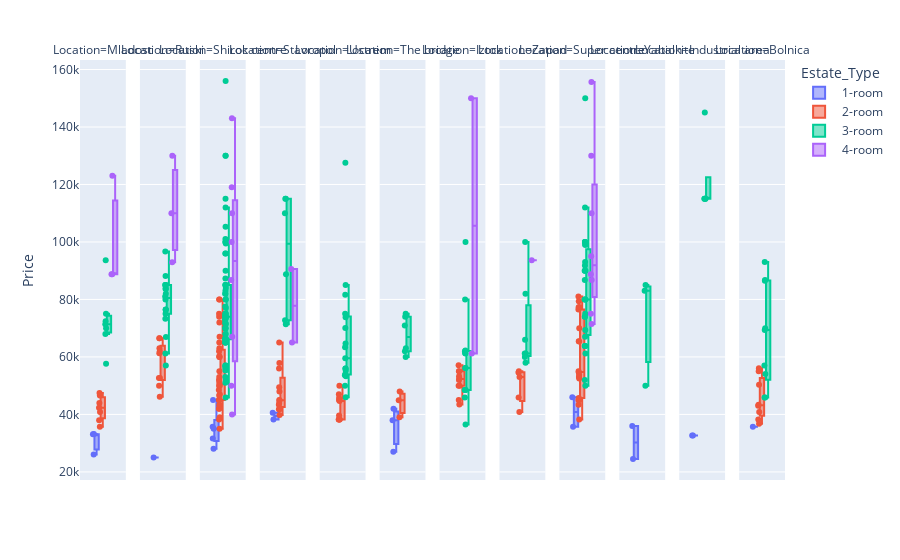

Notebook cell for this chart:
### Code cell
fig = px.box(df_estate_collection_all, y="Price", facet_col="Location", color = "Estate_Type" ,
             boxmode="group", points='all')

fig.show()

### Figure 1 — Plotly figure (JSON) as saved in the notebook; plotly's stock layout.template omitted (floating-point values rounded to 4 significant figures)
{"data": [{"alignmentgroup": "True", "boxpoints": "all", "hovertemplate": "Estate_Type= 1-room<br>Location=Mladost<br>Price=%{y}<extra></extra>", "legendgroup": " 1-room", "marker": {"color": "#636efa"}, "name": " 1-room", "notched": false, "offsetgroup": " 1-room", "orientation": "v", "showlegend": true, "type": "box", "x0": " ", "xaxis": "x", "y": [26020, 33061, 33163], "y0": " ", "yaxis": "y"}, {"alignmentgroup": "True", "boxpoints": "all", "hovertemplate": "Estate_Type= 1-room<br>Location=Ruski<br>Price=%{y}<extra></extra>", "legendgroup": " 1-room", "marker": {"color": "#636efa"}, "name": " 1-room", "notched": false, "offsetgroup": " 1-room", "orientation": "v", "showlegend": false, "type": "box", "x0": " ", "xaxis": "x2", "y": [25000], "y0": " ", "yaxis": "y2"}, {"alignmentgroup": "True", "boxpoints": "all", "hovertemplate": "Estate_Type= 1-room<br>Location=Shirok centre<br>Price=%{y}<extra></extra>", "legendgroup": " 1-room", "marker": {"color": "#636efa"}, "name": " 1-room", "notched": false, "offsetgroup": " 1-room", "orientation": "v", "showlegend": false, "type": "box", "x0": " ", "xaxis": "x3", "y": [28061, 31633, 35000, 35714, 45000], "y0": " ", "yaxis": "y3"}, {"alignmentgroup": "True", "boxpoints": "all", "hovertemplate": "Estate_Type= 1-room<br>Location=Stavropol<br>Price=%{y}<extra></extra>", "legendgroup": " 1-room", "marker": {"color": "#636efa"}, "name": " 1-room", "notched": false, "offsetgroup": " 1-room", "orientation": "v", "showlegend": false, "type": "box", "x0": " ", "xaxis": "x4", "y": [38265, 40561], "y0": " ", "yaxis": "y4"}, {"alignmentgroup": "True", "boxpoints": "all", "hovertemplate": "Estate_Type= 1-room<br>Location=The bridge<br>Price=%{y}<extra></extra>", "legendgroup": " 1-room", "marker": {"color": "#636efa"}, "name": " 1-room", "notched": false, "offsetgroup": " 1-room", "orientation": "v", "showlegend": false, "type": "box", "x0": " ", "xaxis": "x6", "y": [27000, 38000, 42000], "y0": " ", "yaxis": "y6"}, {"alignmentgroup": "True", "boxpoints": "all", "hovertemplate": "Estate_Type= 1-room<br>Location=Super centre<br>Price=%{y}<extra></extra>", "legendgroup": " 1-room", "marker": {"color": "#636efa"}, "name": " 1-room", "notched": false, "offsetgroup": " 1-room", "orientation": "v", "showlegend": false, "type": "box", "x0": " ", "xaxis": "x9", "y": [35714, 46000], "y0": " ", "yaxis": "y9"}, {"alignmentgroup": "True", "boxpoints": "all", "hovertemplate": "Estate_Type= 1-room<br>Location=Yabalkite<br>Price=%{y}<extra></extra>", "legendgroup": " 1-room", "marker": {"color": "#636efa"}, "name": " 1-room", "notched": false, "offsetgroup": " 1-room", "orientation": "v", "showlegend": false, "type": "box", "x0": " ", "xaxis": "x10", "y": [24490, 36000], "y0": " ", "yaxis": "y10"}, {"alignmentgroup": "True", "boxpoints": "all", "hovertemplate": "Estate_Type= 1-room<br>Location=Industrial area<br>Price=%{y}<extra></extra>", "legendgroup": " 1-room", "marker": {"color": "#636efa"}, "name": " 1-room", "notched": false, "offsetgroup": " 1-room", "orientation": "v", "showlegend": false, "type": "box", "x0": " ", "xaxis": "x11", "y": [32653, 32653], "y0": " ", "yaxis": "y11"}, {"alignmentgroup": "True", "boxpoints": "all", "hovertemplate": "Estate_Type= 1-room<br>Location=Bolnica<br>Price=%{y}<extra></extra>", "legendgroup": " 1-room", "marker": {"color": "#636efa"}, "name": " 1-room", "notched": false, "offsetgroup": " 1-room", "orientation": "v", "showlegend": false, "type": "box", "x0": " ", "xaxis": "x12", "y": [35714], "y0": " ", "yaxis": "y12"}, {"alignmentgroup": "True", "boxpoints": "all", "hovertemplate": "Estate_Type= 2-room<br>Location=Mladost<br>Price=%{y}<extra></extra>", "legendgroup": " 2-room", "marker": {"color": "#EF553B"}, "name": " 2-room", "notched": false, "offsetgroup": " 2-room", "orientation": "v", "showlegend": true, "type": "box", "x0": " ", "xaxis": "x", "y": [35714, 38000, 40816, 42347, 44000, 46600, 47449], "y0": " ", "yaxis": "y"}, {"alignmentgroup": "True", "boxpoints": "all", "hovertemplate": "Estate_Type= 2-room<br>Location=Ruski<br>Price=%{y}<extra></extra>", "legendgroup": " 2-room", "marker": {"color": "#EF553B"}, "name": " 2-room", "notched": false, "offsetgroup": " 2-room", "orientation": "v", "showlegend": false, "type": "box", "x0": " ", "xaxis": "x2", "y": [50000, 46112, 52640, 52700, 61300, 62000, 63000, 66500, 66500], "y0": " ", "yaxis": "y2"}, {"alignmentgroup": "True", "boxpoints": "all", "hovertemplate": "Estate_Type= 2-room<br>Location=Shirok centre<br>Price=%{y}<extra></extra>", "legendgroup": " 2-room", "marker": {"color": "#EF553B"}, "name": " 2-room", "notched": false, "offsetgroup": " 2-room", "orientation": "v", "showlegend": false, "type": "box", "x0": " ", "xaxis": "x3", "y": [72000, 45000, 52000, 60204, 35000, 38265, 38999, 42000, 42000, 43000, 43367, 45000, 45000, 45000, 46596, 47000, 48469, 50000, 50000, 51020, 53000, 55000, 60000, 60000, 62000, 63000, 65000, 67000, 73980, 75000, 80000, 80000], "y0": " ", "yaxis": "y3"}, {"alignmentgroup": "True", "boxpoints": "all", "hovertemplate": "Estate_Type= 2-room<br>Location=Stavropol<br>Price=%{y}<extra></extra>", "legendgroup": " 2-room", "marker": {"color": "#EF553B"}, "name": " 2-room", "notched": false, "offsetgroup": " 2-room", "orientation": "v", "showlegend": false, "type": "box", "x0": " ", "xaxis": "x4", "y": [41837, 39796, 41837, 43367, 44000, 44898, 45000, 48000, 49439, 56000, 57908, 65000], "y0": " ", "yaxis": "y4"}, {"alignmentgroup": "True", "boxpoints": "all", "hovertemplate": "Estate_Type= 2-room<br>Location=Ustrem<br>Price=%{y}<extra></extra>", "legendgroup": " 2-room", "marker": {"color": "#EF553B"}, "name": " 2-room", "notched": false, "offsetgroup": " 2-room", "orientation": "v", "showlegend": false, "type": "box", "x0": " ", "xaxis": "x5", "y": [38265, 38265, 38265, 38265, 39600, 44670, 44898, 45000, 45700, 46974, 50000], "y0": " ", "yaxis": "y5"}, {"alignmentgroup": "True", "boxpoints": "all", "hovertemplate": "Estate_Type= 2-room<br>Location=The bridge<br>Price=%{y}<extra></extra>", "legendgroup": " 2-room", "marker": {"color": "#EF553B"}, "name": " 2-room", "notched": false, "offsetgroup": " 2-room", "orientation": "v", "showlegend": false, "type": "box", "x0": " ", "xaxis": "x6", "y": [39000, 44898, 48000], "y0": " ", "yaxis": "y6"}, {"alignmentgroup": "True", "boxpoints": "all", "hovertemplate": "Estate_Type= 2-room<br>Location=Iztok<br>Price=%{y}<extra></extra>", "legendgroup": " 2-room", "marker": {"color": "#EF553B"}, "name": " 2-room", "notched": false, "offsetgroup": " 2-room", "orientation": "v", "showlegend": false, "type": "box", "x0": " ", "xaxis": "x7", "y": [43460, 45000, 50000, 50000, 52000, 52600, 53300, 55000, 55000, 57143], "y0": " ", "yaxis": "y7"}, {"alignmentgroup": "True", "boxpoints": "all", "hovertemplate": "Estate_Type= 2-room<br>Location=Zapad<br>Price=%{y}<extra></extra>", "legendgroup": " 2-room", "marker": {"color": "#EF553B"}, "name": " 2-room", "notched": false, "offsetgroup": " 2-room", "orientation": "v", "showlegend": false, "type": "box", "x0": " ", "xaxis": "x8", "y": [53000, 40816, 45918, 54592, 55000], "y0": " ", "yaxis": "y8"}, {"alignmentgroup": "True", "boxpoints": "all", "hovertemplate": "Estate_Type= 2-room<br>Location=Super centre<br>Price=%{y}<extra></extra>", "legendgroup": " 2-room", "marker": {"color": "#EF553B"}, "name": " 2-room", "notched": false, "offsetgroup": " 2-room", "orientation": "v", "showlegend": false, "type": "box", "x0": " ", "xaxis": "x9", "y": [53000, 65377, 77295, 79373, 81000, 38265, 43367, 45000, 45000, 45750, 52500, 53686, 54592, 55000, 65442, 70000, 76531, 77357], "y0": " ", "yaxis": "y9"}, {"alignmentgroup": "True", "boxpoints": "all", "hovertemplate": "Estate_Type= 2-room<br>Location=Bolnica<br>Price=%{y}<extra></extra>", "legendgroup": " 2-room", "marker": {"color": "#EF553B"}, "name": " 2-room", "notched": false, "offsetgroup": " 2-room", "orientation": "v", "showlegend": false, "type": "box", "x0": " ", "xaxis": "x12", "y": [36735, 38265, 40816, 43000, 43367, 50357, 55000, 56071], "y0": " ", "yaxis": "y12"}, {"alignmentgroup": "True", "boxpoints": "all", "hovertemplate": "Estate_Type= 3-room<br>Location=Mladost<br>Price=%{y}<extra></extra>", "legendgroup": " 3-room", "marker": {"color": "#00cc96"}, "name": " 3-room", "notched": false, "offsetgroup": " 3-room", "orientation": "v", "showlegend": true, "type": "box", "x0": " ", "xaxis": "x", "y": [68000, 75000, 57630, 70000, 71378, 72449, 93622], "y0": " ", "yaxis": "y"}, {"alignmentgroup": "True", "boxpoints": "all", "hovertemplate": "Estate_Type= 3-room<br>Location=Ruski<br>Price=%{y}<extra></extra>", "legendgroup": " 3-room", "marker": {"color": "#00cc96"}, "name": " 3-room", "notched": false, "offsetgroup": " 3-room", "orientation": "v", "showlegend": false, "type": "box", "x0": " ", "xaxis": "x2", "y": [61224, 57000, 66938, 73312, 75000, 76400, 76400, 76480, 80000, 81000, 82000, 83690, 83690, 85000, 85000, 85050, 88200, 96684], "y0": " ", "yaxis": "y2"}, {"alignmentgroup": "True", "boxpoints": "all", "hovertemplate": "Estate_Type= 3-room<br>Location=Shirok centre<br>Price=%{y}<extra></extra>", "legendgroup": " 3-room", "marker": {"color": "#00cc96"}, "name": " 3-room", "notched": false, "offsetgroup": " 3-room", "orientation": "v", "showlegend": false, "type": "box", "x0": " ", "xaxis": "x3", "y": [85000, 99500, 56000, 65000, 65000, 66327, 73000, 74000, 74000, 96000, 45918, 51020, 52000, 53000, 55300, 56000, 56500, 56750, 57000, 57000, 65000, 65000, 66000, 66276, 66327, 66327, 66327, 68000, 68000, 70000, 70000, 70000, 71400, 71686, 71900, 73500, 73980, 74500, 75000, 75000, 75000, 77000, 77551, 80000, 80000, 82000, 82000, 83000, 83954, 85000, 85000, 87300, 90000, 96000, 100000, 100000, 100000, 101020, 105300, 112000, 115000, 130000, 130000, 156000], "y0": " ", "yaxis": "y3"}, {"alignmentgroup": "True", "boxpoints": "all", "hovertemplate": "Estate_Type= 3-room<br>Location=Stavropol<br>Price=%{y}<extra></extra>", "legendgroup": " 3-room", "marker": {"color": "#00cc96"}, "name": " 3-room", "notched": false, "offsetgroup": " 3-room", "orientation": "v", "showlegend": false, "type": "box", "x0": " ", "xaxis": "x4", "y": [72800, 71400, 88800, 110000, 115000, 115000], "y0": " ", "yaxis": "y4"}, {"alignmentgroup": "True", "boxpoints": "all", "hovertemplate": "Estate_Type= 3-room<br>Location=Ustrem<br>Price=%{y}<extra></extra>", "legendgroup": " 3-room", "marker": {"color": "#00cc96"}, "name": " 3-room", "notched": false, "offsetgroup": " 3-room", "orientation": "v", "showlegend": false, "type": "box", "x0": " ", "xaxis": "x5", "y": [81633, 46000, 50000, 53280, 53630, 54000, 55250, 56000, 56000, 59500, 63400, 64700, 70051, 73800, 75000, 85000, 127551], "y0": " ", "yaxis": "y5"}, {"alignmentgroup": "True", "boxpoints": "all", "hovertemplate": "Estate_Type= 3-room<br>Location=The bridge<br>Price=%{y}<extra></extra>", "legendgroup": " 3-room", "marker": {"color": "#00cc96"}, "name": " 3-room", "notched": false, "offsetgroup": " 3-room", "orientation": "v", "showlegend": false, "type": "box", "x0": " ", "xaxis": "x6", "y": [60000, 62000, 63000, 70918, 74000, 75000], "y0": " ", "yaxis": "y6"}, {"alignmentgroup": "True", "boxpoints": "all", "hovertemplate": "Estate_Type= 3-room<br>Location=Iztok<br>Price=%{y}<extra></extra>", "legendgroup": " 3-room", "marker": {"color": "#00cc96"}, "name": " 3-room", "notched": false, "offsetgroup": " 3-room", "orientation": "v", "showlegend": false, "type": "box", "x0": " ", "xaxis": "x7", "y": [45918, 36480, 48469, 48469, 48469, 56122, 56122, 61224, 61400, 62000, 62245, 80000, 100000], "y0": " ", "yaxis": "y7"}, {"alignmentgroup": "True", "boxpoints": "all", "hovertemplate": "Estate_Type= 3-room<br>Location=Zapad<br>Price=%{y}<extra></extra>", "legendgroup": " 3-room", "marker": {"color": "#00cc96"}, "name": " 3-room", "notched": false, "offsetgroup": " 3-room", "orientation": "v", "showlegend": false, "type": "box", "x0": " ", "xaxis": "x8", "y": [61224, 58000, 60000, 61224, 66000, 82000, 100000], "y0": " ", "yaxis": "y8"}, {"alignmentgroup": "True", "boxpoints": "all", "hovertemplate": "Estate_Type= 3-room<br>Location=Super centre<br>Price=%{y}<extra></extra>", "legendgroup": " 3-room", "marker": {"color": "#00cc96"}, "name": " 3-room", "notched": false, "offsetgroup": " 3-room", "orientation": "v", "showlegend": false, "type": "box", "x0": " ", "xaxis": "x9", "y": [90000, 99000, 50000, 52000, 61224, 63776, 63776, 63776, 67000, 69382, 74000, 73980, 75000, 80000, 80000, 80000, 86735, 90000, 90000, 91837, 93000, 99000, 100000, 100000, 100000, 112000, 150000], "y0": " ", "yaxis": "y9"}, {"alignmentgroup": "True", "boxpoints": "all", "hovertemplate": "Estate_Type= 3-room<br>Location=Yabalkite<br>Price=%{y}<extra></extra>", "legendgroup": " 3-room", "marker": {"color": "#00cc96"}, "name": " 3-room", "notched": false, "offsetgroup": " 3-room", "orientation": "v", "showlegend": false, "type": "box", "x0": " ", "xaxis": "x10", "y": [50000, 83000, 85000], "y0": " ", "yaxis": "y10"}, {"alignmentgroup": "True", "boxpoints": "all", "hovertemplate": "Estate_Type= 3-room<br>Location=Industrial area<br>Price=%{y}<extra></extra>", "legendgroup": " 3-room", "marker": {"color": "#00cc96"}, "name": " 3-room", "notched": false, "offsetgroup": " 3-room", "orientation": "v", "showlegend": false, "type": "box", "x0": " ", "xaxis": "x11", "y": [115000, 115000, 115000, 115000, 145000], "y0": " ", "yaxis": "y11"}, {"alignmentgroup": "True", "boxpoints": "all", "hovertemplate": "Estate_Type= 3-room<br>Location=Bolnica<br>Price=%{y}<extra></extra>", "legendgroup": " 3-room", "marker": {"color": "#00cc96"}, "name": " 3-room", "notched": false, "offsetgroup": " 3-room", "orientation": "v", "showlegend": false, "type": "box", "x0": " ", "xaxis": "x12", "y": [45918, 45918, 54082, 57000, 69387, 70000, 86490, 86735, 93000], "y0": " ", "yaxis": "y12"}, {"alignmentgroup": "True", "boxpoints": "all", "hovertemplate": "Estate_Type= 4-room<br>Location=Mladost<br>Price=%{y}<extra></extra>", "legendgroup": " 4-room", "marker": {"color": "#ab63fa"}, "name": " 4-room", "notched": false, "offsetgroup": " 4-room", "orientation": "v", "showlegend": true, "type": "box", "x0": " ", "xaxis": "x", "y": [88800, 88776, 123000], "y0": " ", "yaxis": "y"}, {"alignmentgroup": "True", "boxpoints": "all", "hovertemplate": "Estate_Type= 4-room<br>Location=Ruski<br>Price=%{y}<extra></extra>", "legendgroup": " 4-room", "marker": {"color": "#ab63fa"}, "name": " 4-room", "notched": false, "offsetgroup": " 4-room", "orientation": "v", "showlegend": false, "type": "box", "x0": " ", "xaxis": "x2", "y": [92950, 110000, 130000], "y0": " ", "yaxis": "y2"}, {"alignmentgroup": "True", "boxpoints": "all", "hovertemplate": "Estate_Type= 4-room<br>Location=Shirok centre<br>Price=%{y}<extra></extra>", "legendgroup": " 4-room", "marker": {"color": "#ab63fa"}, "name": " 4-room", "notched": false, "offsetgroup": " 4-room", "orientation": "v", "showlegend": false, "type": "box", "x0": " ", "xaxis": "x3", "y": [39995, 50000, 67000, 86735, 100000, 110000, 119000, 143000], "y0": " ", "yaxis": "y3"}, {"alignmentgroup": "True", "boxpoints": "all", "hovertemplate": "Estate_Type= 4-room<br>Location=Stavropol<br>Price=%{y}<extra></extra>", "legendgroup": " 4-room", "marker": {"color": "#ab63fa"}, "name": " 4-room", "notched": false, "offsetgroup": " 4-room", "orientation": "v", "showlegend": false, "type": "box", "x0": " ", "xaxis": "x4", "y": [65000, 90560], "y0": " ", "yaxis": "y4"}, {"alignmentgroup": "True", "boxpoints": "all", "hovertemplate": "Estate_Type= 4-room<br>Location=Iztok<br>Price=%{y}<extra></extra>", "legendgroup": " 4-room", "marker": {"color": "#ab63fa"}, "name": " 4-room", "notched": false, "offsetgroup": " 4-room", "orientation": "v", "showlegend": false, "type": "box", "x0": " ", "xaxis": "x7", "y": [61224, 150000], "y0": " ", "yaxis": "y7"}, {"alignmentgroup": "True", "boxpoints": "all", "hovertemplate": "Estate_Type= 4-room<br>Location=Zapad<br>Price=%{y}<extra></extra>", "legendgroup": " 4-room", "marker": {"color": "#ab63fa"}, "name": " 4-room", "notched": false, "offsetgroup": " 4-room", "orientation": "v", "showlegend": false, "type": "box", "x0": " ", "xaxis": "x8", "y": [93600], "y0": " ", "yaxis": "y8"}, {"alignmentgroup": "True", "boxpoints": "all", "hovertemplate": "Estate_Type= 4-room<br>Location=Super centre<br>Price=%{y}<extra></extra>", "legendgroup": " 4-room", "marker": {"color": "#ab63fa"}, "name": " 4-room", "notched": false, "offsetgroup": " 4-room", "orientation": "v", "showlegend": false, "type": "box", "x0": " ", "xaxis": "x9", "y": [71429, 75000, 86735, 88800, 95000, 110000, 130000, 155612], "y0": " ", "yaxis": "y9"}], "layout": {"annotations": [{"font": {}, "showarrow": false, "text": "Location=Mladost", "x": 0.0325, "xanchor": "center", "xref": "paper", "y": 1, "yanchor": "bottom", "yref": "paper"}, {"font": {}, "showarrow": false, "text": "Location=Ruski", "x": 0.1175, "xanchor": "center", "xref": "paper", "y": 1, "yanchor": "bottom", "yref": "paper"}, {"font": {}, "showarrow": false, "text": "Location=Shirok centre", "x": 0.2025, "xanchor": "center", "xref": "paper", "y": 1, "yanchor": "bottom", "yref": "paper"}, {"font": {}, "showarrow": false, "text": "Location=Stavropol", "x": 0.2875, "xanchor": "center", "xref": "paper", "y": 1, "yanchor": "bottom", "yref": "paper"}, {"font": {}, "showarrow": false, "text": "Location=Ustrem", "x": 0.3725, "xanchor": "center", "xref": "paper", "y": 1, "yanchor": "bottom", "yref": "paper"}, {"font": {}, "showarrow": false, "text": "Location=The bridge", "x": 0.4575, "xanchor": "center", "xref": "paper", "y": 1, "yanchor": "bottom", "yref": "paper"}, {"font": {}, "showarrow": false, "text": "Location=Iztok", "x": 0.5425, "xanchor": "center", "xref": "paper", "y": 1, "yanchor": "bottom", "yref": "paper"}, {"font": {}, "showarrow": false, "text": "Location=Zapad", "x": 0.6275, "xanchor": "center", "xref": "paper", "y": 1, "yanchor": "bottom", "yref": "paper"}, {"font": {}, "showarrow": false, "text": "Location=Super centre", "x": 0.7125, "xanchor": "center", "xref": "paper", "y": 1, "yanchor": "bottom", "yref": "paper"}, {"font": {}, "showarrow": false, "text": "Location=Yabalkite", "x": 0.7975, "xanchor": "center", "xref": "paper", "y": 1, "yanchor": "bottom", "yref": "paper"}, {"font": {}, "showarrow": false, "text": "Location=Industrial area", "x": 0.8825, "xanchor": "center", "xref": "paper", "y": 1, "yanchor": "bottom", "yref": "paper"}, {"font": {}, "showarrow": false, "text": "Location=Bolnica", "x": 0.9675, "xanchor": "center", "xref": "paper", "y": 1, "yanchor": "bottom", "yref": "paper"}], "autosize": true, "boxmode": "group", "legend": {"title": {"text": "Estate_Type"}, "tracegroupgap": 0}, "margin": {"t": 60}, "xaxis": {"anchor": "y", "autorange": true, "domain": [0, 0.065], "range": [-0.6943, 0.5629], "type": "category"}, "xaxis10": {"anchor": "y10", "autorange": true, "domain": [0.765, 0.83], "matches": "x", "range": [-0.6943, 0.5629], "type": "category"}, "xaxis11": {"anchor": "y11", "autorange": true, "domain": [0.85, 0.915], "matches": "x", "range": [-0.6943, 0.5629], "type": "category"}, "xaxis12": {"anchor": "y12", "autorange": true, "domain": [0.935, 1.0], "matches": "x", "range": [-0.6943, 0.5629], "type": "category"}, "xaxis2": {"anchor": "y2", "autorange": true, "domain": [0.085, 0.15], "matches": "x", "range": [-0.6943, 0.5629], "type": "category"}, "xaxis3": {"anchor": "y3", "autorange": true, "domain": [0.17, 0.235], "matches": "x", "range": [-0.6943, 0.5629], "type": "category"}, "xaxis4": {"anchor": "y4", "autorange": true, "domain": [0.255, 0.32], "matches": "x", "range": [-0.6943, 0.5629], "type": "category"}, "xaxis5": {"anchor": "y5", "autorange": true, "domain": [0.34, 0.405], "matches": "x", "range": [-0.6943, 0.5629], "type": "category"}, "xaxis6": {"anchor": "y6", "autorange": true, "domain": [0.425, 0.49], "matches": "x", "range": [-0.6943, 0.5629], "type": "category"}, "xaxis7": {"anchor": "y7", "autorange": true, "domain": [0.51, 0.575], "matches": "x", "range": [-0.6943, 0.5629], "type": "category"}, "xaxis8": {"anchor": "y8", "autorange": true, "domain": [0.595, 0.66], "matches": "x", "range": [-0.6943, 0.5629], "type": "category"}, "xaxis9": {"anchor": "y9", "autorange": true, "domain": [0.68, 0.745], "matches": "x", "range": [-0.6943, 0.5629], "type": "category"}, "yaxis": {"anchor": "x", "autorange": true, "domain": [0, 1], "range": [17180.0, 163300.0], "title": {"text": "Price"}, "type": "linear"}, "yaxis10": {"anchor": "x10", "autorange": true, "domain": [0, 1], "matches": "y", "range": [17180.0, 163300.0], "showticklabels": false, "type": "linear"}, "yaxis11": {"anchor": "x11", "autorange": true, "domain": [0, 1], "matches": "y", "range": [17180.0, 163300.0], "showticklabels": false, "type": "linear"}, "yaxis12": {"anchor": "x12", "autorange": true, "domain": [0, 1], "matches": "y", "range": [17180.0, 163300.0], "showticklabels": false, "type": "linear"}, "yaxis2": {"anchor": "x2", "autorange": true, "domain": [0, 1], "matches": "y", "range": [17180.0, 163300.0], "showticklabels": false, "type": "linear"}, "yaxis3": {"anchor": "x3", "autorange": true, "domain": [0, 1], "matches": "y", "range": [17180.0, 163300.0], "showticklabels": false, "type": "linear"}, "yaxis4": {"anchor": "x4", "autorange": true, "domain": [0, 1], "matches": "y", "range": [17180.0, 163300.0], "showticklabels": false, "type": "linear"}, "yaxis5": {"anchor": "x5", "autorange": true, "domain": [0, 1], "matches": "y", "range": [17180.0, 163300.0], "showticklabels": false, "type": "linear"}, "yaxis6": {"anchor": "x6", "autorange": true, "domain": [0, 1], "matches": "y", "range": [17180.0, 163300.0], "showticklabels": false, "type": "linear"}, "yaxis7": {"anchor": "x7", "autorange": true, "domain": [0, 1], "matches": "y", "range": [17180.0, 163300.0], "showticklabels": false, "type": "linear"}, "yaxis8": {"anchor": "x8", "autorange": true, "domain": [0, 1], "matches": "y", "range": [17180.0, 163300.0], "showticklabels": false, "type": "linear"}, "yaxis9": {"anchor": "x9", "autorange": true, "domain": [0, 1], "matches": "y", "range": [17180.0, 163300.0], "showticklabels": false, "type": "linear"}}}
